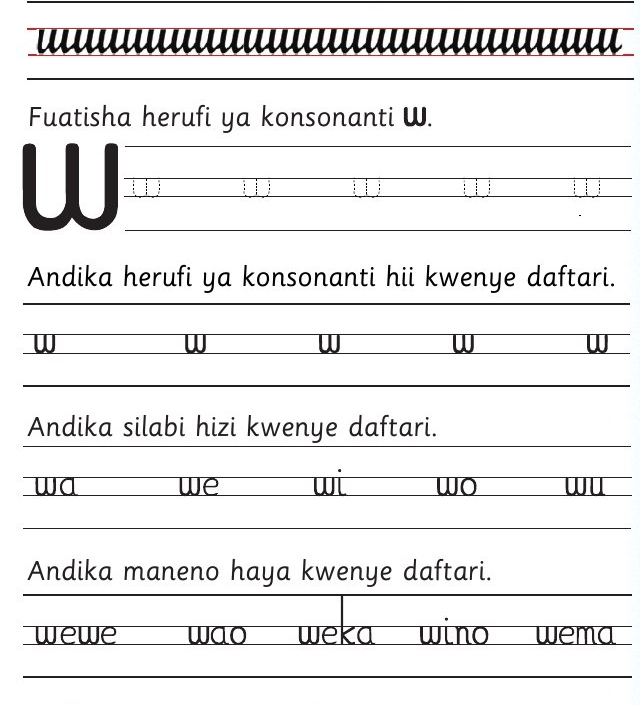
#> input picture images/pg045_im001_source_model_clean.png, 640 x 705 px
$ python create_pg045_models.py
#> lines starting #> are read from the running program, lines starting #| are printed output that depends on the picture
from pathlib import Path

from PIL import Image


ROOT = Path(__file__).resolve().parents[1]
SOURCE = ROOT / "images" / "pg045_im001_source_model_clean.png"
OUT = ROOT / "images"


def crop(name: str, box: tuple[int, int, int, int]) -> None:
#> called with name = 'pg045_pattern_model.png', box = (22, 0, 636, 82)
    image = Image.open(SOURCE).convert("RGB")
#> image is the input picture: PIL image 640x705 RGB; mean R, G, B 234.5, 234.1, 234.2
    image.crop(box).save(OUT / name, optimize=True)
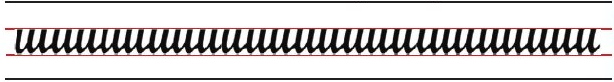
#> saved as pg045_pattern_model.png: PIL image 614x82 RGB; mean R, G, B 206.3, 203.3, 203.3


# Exact notebook samples from PDF page 45. Prompts are kept as live HTML,
# so every crop contains only the matching four-rule handwriting model.
crop("pg045_pattern_model.png", (22, 0, 636, 82))
crop("pg045_trace_w_model.png", (18, 132, 636, 250))
#> call 2 of crop, with name = 'pg045_trace_w_model.png', box = (18, 132, 636, 250)
#> in crop (call 2), `image.crop(box).save(OUT / name, optimize=True)`:
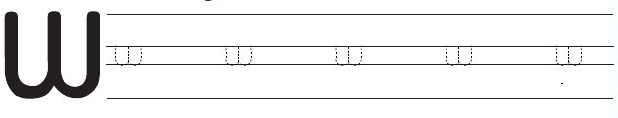
#> saved as pg045_trace_w_model.png: PIL image 618x118 RGB; mean R, G, B 236.3, 236.1, 236.2
crop("pg045_letter_w_model.png", (22, 301, 636, 390))
#> call 3 of crop, with name = 'pg045_letter_w_model.png', box = (22, 301, 636, 390)
#> in crop (call 3), `image.crop(box).save(OUT / name, optimize=True)`:
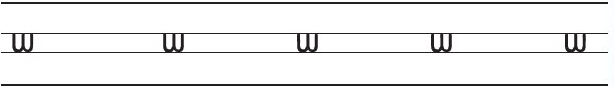
#> saved as pg045_letter_w_model.png: PIL image 614x89 RGB; mean R, G, B 236.3, 236.2, 236.3
crop("pg045_syllables_w_model.png", (22, 445, 636, 532))
#> call 4 of crop, with name = 'pg045_syllables_w_model.png', box = (22, 445, 636, 532)
#> in crop (call 4), `image.crop(box).save(OUT / name, optimize=True)`:
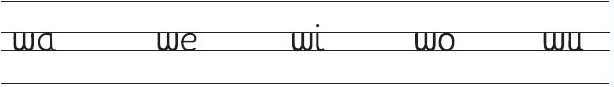
#> saved as pg045_syllables_w_model.png: PIL image 614x87 RGB; mean R, G, B 239.5, 239.4, 239.5
crop("pg045_words_w_model.png", (22, 596, 636, 684))
#> in crop (call 5), `image.crop(box).save(OUT / name, optimize=True)`:
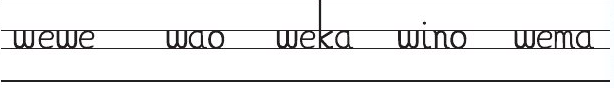
#> saved as pg045_words_w_model.png: PIL image 614x88 RGB; mean R, G, B 235.1, 234.8, 235
